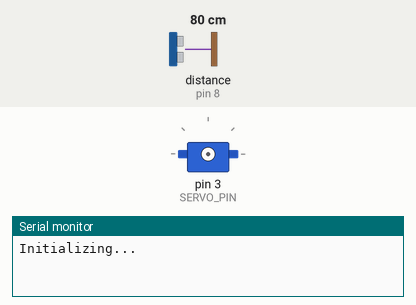
This sketch was run on a simulated Arduino Uno, built with avr-gcc and run on an emulated ATmega328P. Parts: servo, the last lines printed to the serial monitor. Wiring (inferred from the names in the program): ultrasonic range finder: trigger pin 7; echo pin 8. The test bench sets the inputs (shaded band); at power-on: distance to the obstacle (sensor on pin 8) 80 cm. The echo pulse lasts 58.3 µs per cm.

Above: at 0.1 s.
At 3.15 s:
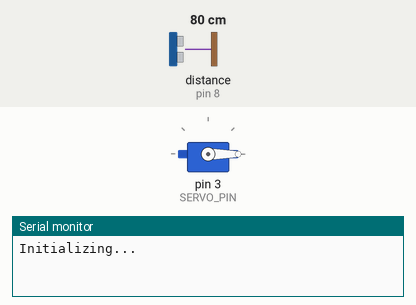
At 22.0 s:
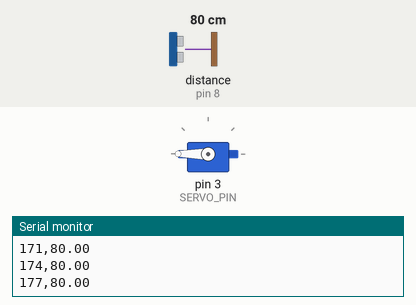
At 39.16 s:
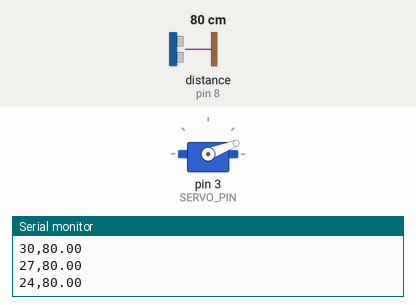
Timing chart, 0 to 40.0 s (numbered marks = the images above):
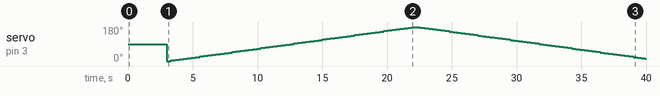

The sketch:

sensor.ino
```cpp
// (licence header left out)
 /*
 * Author: Adam Mekhail
 * Purpose: To get the correct calculations for measuring distance
 * and to have the information get sent to the Serial view from
 * the ultrasonic distance reader.
 * This is code that is in addition to what was provided from what was
 * given in class
 */

#include <Servo.h>

// Servo
Servo myservo;  // create servo object to control a servo
int pos = 0;    // variable to store the servo position
int delta = 3;  // Angle to move at each iteration

// Pins
const int TRIG_PIN = 7;
const int ECHO_PIN = 8;
const int SERVO_PIN = 3;

// Anything over 400 cm (23200 us pulse) is "out of range"
const unsigned int MAX_DIST = 23200;

// Constant values
const int MAX_DEGREE = 180;   // max servo range is 180 degrees
const int MIN_DEGREE = 0;
const int CM_CONST = 58;
const int IN_CONST = 148;

// Measure distance from the ultrasonic sensor, return value in millimeters.
// (This code is from the open source HC-SR04 Arduino driver
// modified from a forum post for the BangGood version of this sensor).
float measureDistanceCM() {
  unsigned long t1;
  unsigned long t2;
  unsigned long pulse_width;
  float cm;
  float inches;

  // Hold the trigger pin high for at least 10 us
  digitalWrite(TRIG_PIN, HIGH);
  delayMicroseconds(10);
  digitalWrite(TRIG_PIN, LOW);

  // Wait for pulse on echo pin

  unsigned long wait1 = micros();
  while ( digitalRead(ECHO_PIN) == 0  ) {
    if ( micros() - wait1 > MAX_DIST ) {
        //Serial.println("wait1 Out of range");
        return -1;
    }
  }

  // Measure how long the echo pin was held high (pulse width)
  // Note: the micros() counter will overflow after ~70 min
  t1 = micros();
    while ( digitalRead(ECHO_PIN) == 1  ) {
    if ( micros() - t1 > MAX_DIST ) {
        //Serial.println("wait2 Out of range");
        return -1;
    }
  }

  t2 = micros();
  pulse_width = t2 - t1;

  // Calculate distance in centimeters and inches. The constants
  // are found in the datasheet, and calculated from the assumed speed
  // of sound in air at sea level (~340 m/s).
  // ISTA 303 TODO: Include appropraite values for calculating the distance
  // here, found in the datasheet.

  cm = pulse_width / CM_CONST;
  inches = pulse_width / IN_CONST;

  // Wait at least 60ms before next measurement
  delay(60);

  // Print out results
  if ( pulse_width > MAX_DIST ) {
    //Serial.println("Out of range");
    return 400.0;
  } else {
    //Serial.print(cm);
    //Serial.print(" cm \t");
    //Serial.print(inches);
    //Serial.println(" in");
    return cm;
  }

}

// Sets up the Pins for the Ultrasonic distance sensor
// and the servo
void setup() {
  // Setup ultrasonic sensor pin modes
  pinMode(TRIG_PIN, OUTPUT);
  digitalWrite(TRIG_PIN, LOW);

  // Enable serial port output
  Serial.begin(9600);

  // Let the user know that the code is starting up...
  Serial.println("Initializing...");
  delay(2000);

  // Initialize servo
  myservo.attach(SERVO_PIN);  // attaches the servo on SERVO_PIN to the servo object
  delay(1000);
}

// Moves the servo to a new position and waits until a reading is recieved from
// the distance sensor and the measureDistanceCM() function. It will then output
// the position to the serial view and then calculate the new position for the
// servo to move to by adding delta to pos. If it is greater than 180 or less than
// 0, it will invert delta to get the servo to move in the oposite direction. This
// will loop until termination by the user
void loop() {
 // Step 1: Move to specific angle

  myservo.write(pos); // tell servo to go to position in variable 'pos'

  // Step 1A: Brief delay to allow servo to move to position and settle
  delay(250);

  // Step 2: Measure range
  float range = -1;
  while (range == -1) {
    range = measureDistanceCM();
  }

  // Step 3: Output angle and range to serial port
  Serial.print(pos);
  Serial.print(",");
  Serial.println(range);

  // Step 4: Calculate new angle to move to
  pos = pos + delta;

  if (pos > MAX_DEGREE) {
    pos = MAX_DEGREE;
    delta = -3;
  }
  if (pos < MIN_DEGREE) {
    pos = MIN_DEGREE;
    delta = 3;
  }
}
```

Measured:
- by itself, servo on pin 3 (SERVO_PIN): 90° → 0° at 3.0 s, → 3° 0.32 s later, → 6° 0.32 s later, → 9° 0.32 s later, … (117 changes in this stretch)
